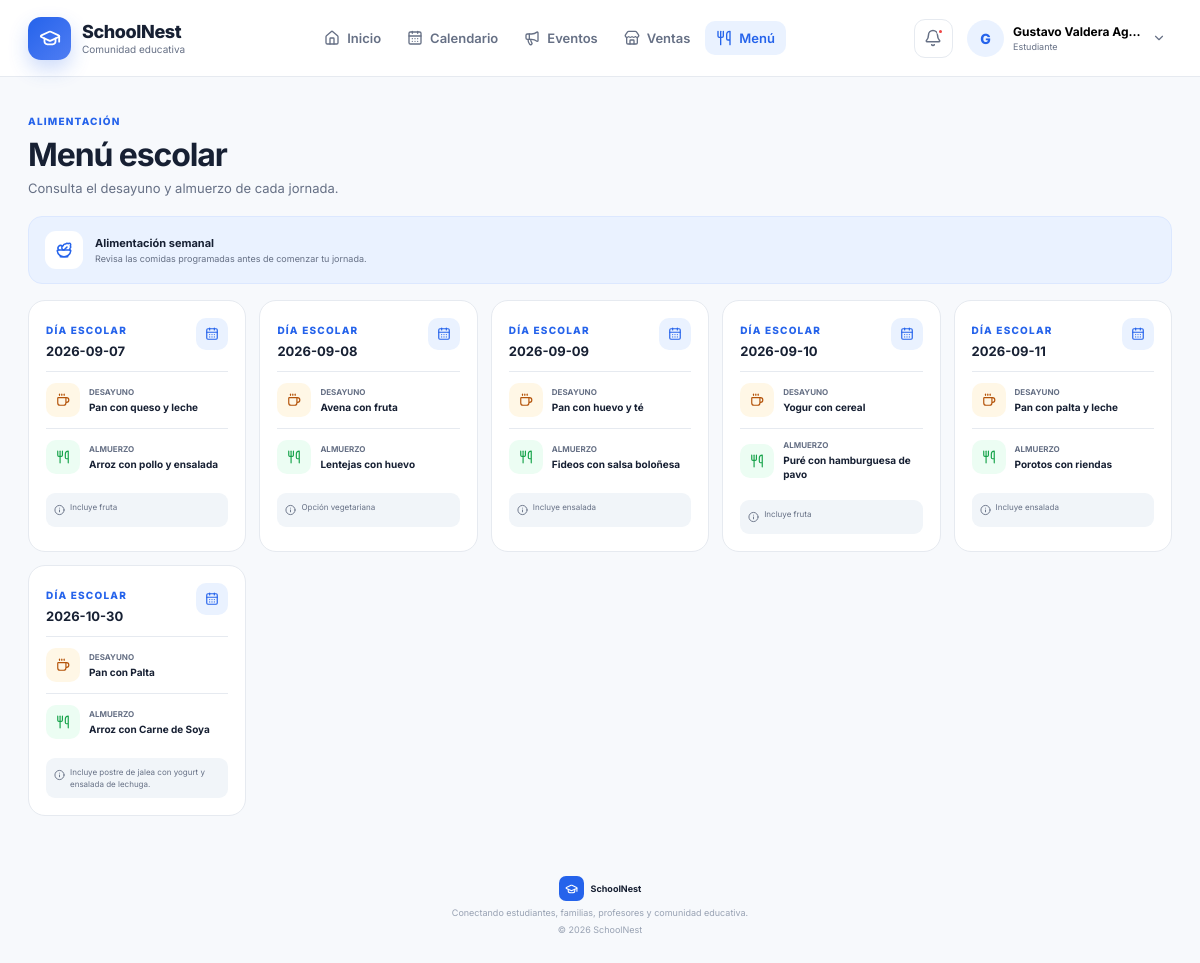
/menu (signed in), run on the app's committed database.
### tables this page shows
CREATE TABLE menus (

        id INTEGER PRIMARY KEY AUTOINCREMENT,

        menu_date TEXT UNIQUE NOT NULL,

        breakfast TEXT,

        lunch TEXT,

        notes TEXT,

        created_by INTEGER,

        FOREIGN KEY(created_by) REFERENCES users(id)

    );

### app.py (the view)
@app.route("/menu")
@login_required
def menu():
    connection = get_db()
    rows = connection.execute(
        """

        SELECT *

        FROM menus

        ORDER BY menu_date

        """
    ).fetchall()
    connection.close()
    return render_template(
        "menu.html",
        menus=rows
    )

### app.py (called while the page is built, shortened)
def get_db():
    connection = sqlite3.connect(DATABASE)
    connection.row_factory = sqlite3.Row
    return connection

def login_required(view):
    @wraps(view)
    def wrapped(*args, **kwargs):
        return view(
            *args,
            **kwargs
        )
    return wrapped

@app.context_processor
def global_data():
    return {
        "current_year":
            datetime.now().year
    }

### templates/menu.html (shortened to what this page needs)
{% extends "base.html" %}
{% block content %}
<section class="page-heading page-heading-actions">
    <div>
        <span class="eyebrow">
            Alimentación
        </span>
        <h1>
            Menú escolar
        </h1>
        <p>
            Consulta el desayuno y almuerzo
            de cada jornada.
        </p>
    </div>
</section>
<section class="menu-information-banner">
    <div class="menu-banner-icon">
        <i data-lucide="salad"></i>
    </div>
    <div>
        <strong>
            Alimentación semanal
        </strong>
        <span>
            Revisa las comidas programadas
            antes de comenzar tu jornada.
        </span>
    </div>
</section>
<section class="weekly-menu-grid">
{% for item in menus %}
<article class="menu-day-card">
    <div class="menu-day-header">
        <div>
            <span class="eyebrow">
                Día escolar
            </span>
            <h2>
                {{ item.menu_date }}
            </h2>
        </div>
        <div class="menu-calendar-icon">
            <i data-lucide="calendar-days"></i>
        </div>
    </div>
    <div class="meal-item">
        <div class="meal-icon breakfast">
            <i data-lucide="coffee"></i>
        </div>
        <div>
            <span>
                Desayuno
            </span>
            <strong>
                {{ item.breakfast }}
            </strong>
        </div>
    </div>
    <div class="meal-item">
        <div class="meal-icon lunch">
            <i data-lucide="utensils"></i>
        </div>
        <div>
            <span>
                Almuerzo
            </span>
            <strong>
                {{ item.lunch }}
            </strong>
        </div>
    </div>
    {% if item.notes %}
    <div class="menu-note">
        <i data-lucide="info"></i>
        {{ item.notes }}
    </div>
    {% endif %}
</article>
{% endfor %}
</section>
{% endblock %}

### templates/base.html (shortened to what this page needs)
<!DOCTYPE html>
<html lang="es">
<head>
    <link
        rel="stylesheet"
        href="{{ url_for('static', filename='css/style.css') }}"
    >
</head>
<body>
<header class="navbar">
    <div class="nav-container">
        <a
            class="brand"
            href="
            {% if session.get('user_id') %}
                {{ url_for('dashboard') }}
            {% else %}
                {{ url_for('index') }}
            {% endif %}
            "
        >
            <div class="brand-logo">
                <i data-lucide="graduation-cap"></i>
            </div>
            <div class="brand-copy">
                <strong>
                    SchoolNest
                </strong>
                <span>
                    Comunidad educativa
                </span>
            </div>
        </a>
        {% if session.get("user_id") %}
        <nav
            class="nav-links"
            id="navLinks"
        >
            <a
                href="{{ url_for('dashboard') }}"
                class="
                    nav-link
                "
            >
                <i data-lucide="house"></i>
                <span>
                    Inicio
                </span>
            </a>
            <a
                href="{{ url_for('calendar_view') }}"
                class="
                    nav-link
                "
            >
                <i data-lucide="calendar-days"></i>
                <span>
                    Calendario
                </span>
            </a>
            <a
                href="{{ url_for('events') }}"
                class="
                    nav-link
                "
            >
                <i data-lucide="megaphone"></i>
                <span>
                    Eventos
                </span>
            </a>
            <a
                href="{{ url_for('sales') }}"
                class="
                    nav-link
                "
            >
                <i data-lucide="store"></i>
                <span>
                    Ventas
                </span>
            </a>
            <a
                href="{{ url_for('menu') }}"
                class="
                    nav-link
                    {% if request.endpoint == 'menu' %}
                    active
                    {% endif %}
                "
            >
                <i data-lucide="utensils"></i>
                <span>
                    Menú
                </span>
            </a>
        </nav>
        <div class="navbar-right">
            <button
                class="notification-button"
                type="button"
                title="Notificaciones"
            >
                <i data-lucide="bell"></i>
                <span class="notification-dot"></span>
            </button>
            <div class="profile-wrapper">
                <button
                    class="profile-button"
                    type="button"
                    data-profile-toggle
                >
                    <div class="avatar">
                        {{ session.get("name", "U")[0]|upper }}
                    </div>
                    <div class="profile-copy">
                        <strong>
                            {{ session.get("name") }}
                        </strong>
                        <span>
                            {{ session.get("role")|capitalize }}
                        </span>
                    </div>
                    <i
                        class="profile-chevron"
                        data-lucide="chevron-down">
                    </i>
                </button>
            </div>
        </div>
        {% endif %}
    </div>
</header>
<main class="page-shell">
    {% block content %}
    {% endblock %}
</main>
<footer class="footer">
    <div class="footer-brand">
        <div class="footer-logo">
            <i data-lucide="graduation-cap"></i>
        </div>
        <strong>
            SchoolNest
        </strong>
    </div>
    <p>
        Conectando estudiantes, familias,
        profesores y comunidad educativa.
    </p>
    <span>
        © {{ current_year }} SchoolNest
    </span>
</footer>
</body>
</html>

### data on the page
menus: menu_date "2026-09-07", breakfast "Pan con queso y leche", lunch "Arroz con pollo y ensalada", notes "Incluye fruta"
menus: menu_date "2026-09-08", breakfast "Avena con fruta", lunch "Lentejas con huevo", notes "Opción vegetariana"
menus: menu_date "2026-09-09", breakfast "Pan con huevo y té", lunch "Fideos con salsa boloñesa", notes "Incluye ensalada"
menus: menu_date "2026-09-10", breakfast "Yogur con cereal", lunch "Puré con hamburguesa de pavo", notes "Incluye fruta"
menus: menu_date "2026-09-11", breakfast "Pan con palta y leche", lunch "Porotos con riendas", notes "Incluye ensalada"
menus: menu_date "2026-10-30", breakfast "Pan con Palta", lunch "Arroz con Carne de Soya", notes "Incluye postre de jalea con yogurt y ensalada de lechuga."

### other printed values
{{ session.get("name", "U")[0]|upper }} "G"
{{ session.get("name") }} "Gustavo Valdera Ag…"
{{ session.get("role")|capitalize }} "Estudiante"
